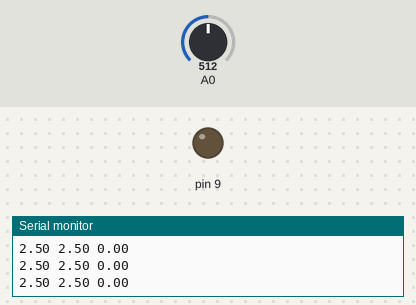
Simulated run of this sketch. Board: Arduino Uno, built with avr-gcc and run on an emulated ATmega328P. Shown: output pins drawn as LEDs (lit = HIGH), the last lines printed to the serial monitor. Inputs (shaded band) come from the test bench; at power-on: A0 = 512.

Above: at 1.2 s.
1.3 s: A0 set to 306
At 1.45 s:
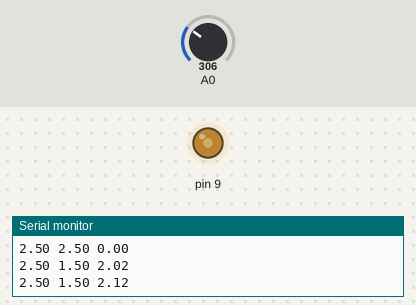
At 2.65 s:
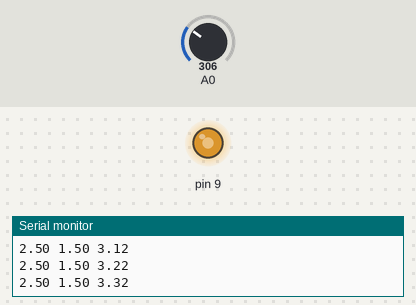
4.3 s: A0 set to 716
At 6.6 s:
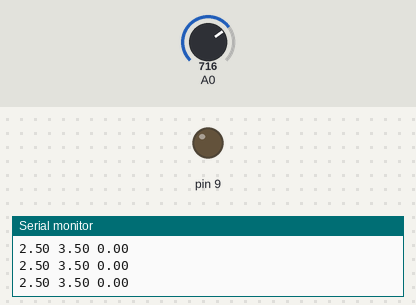
Timing chart, 0 to 8.1 s (numbered marks = the images above; inputs shaded):
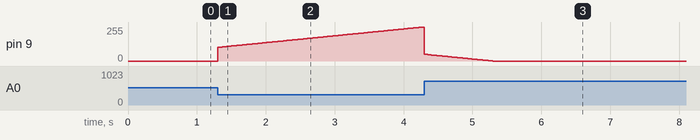

Measured:
- after the input at 1.3 s, pin 9: moves from 0/255 to 255/255 over 3.0 s, starting at once
- after the input at 4.3 s, pin 9: moves from 255/255 to 0/255 over 0.99 s, starting at once

The sketch:

pi_atraso.ino
```cpp
// PI discreto com atraso simulado (buffer circular)
// Planta: RC de 2a ordem (R1=10k, C1=10uF, R2=100k, C2=1uF)
// Saida PWM: D9   |   Leitura: A0
// Usado no Tinkercad Circuits (Arduino Uno R3)

const float T   = 0.01;   // periodo de amostragem: 10 ms
const float Kp  = 2.0;    // ganho proporcional
const float Ki  = 1.0;    // ganho integral
const float REF = 2.5;    // referencia (V)
const int   N   = 0;      // ATRASO em amostras: tau = N*T (critico observado: N = 15)

const int NMAX = 250;     // atraso maximo: 250 amostras = 2,5 s
uint8_t buf[NMAX + 1];    // buffer circular com as acoes de controle
int idx = 0;
float I = 0;              // termo integral
unsigned long t0;
int cont = 0;

void setup() {
  pinMode(9, OUTPUT);
  Serial.begin(9600);
  for (int i = 0; i <= NMAX; i++) buf[i] = 0;
  t0 = millis();
}

void loop() {
  // espera completar o periodo de amostragem
  if (millis() - t0 < (unsigned long)(T * 1000)) return;
  t0 += (unsigned long)(T * 1000);

  // leitura da saida da planta (0 a 5 V)
  float y = analogRead(A0) * 5.0 / 1023.0;

  // controlador PI
  float e = REF - y;
  I += Ki * e * T;
  I = constrain(I, -5, 5);                 // anti-windup
  float u = constrain(Kp * e + I, 0, 5);

  // atraso: guarda a acao atual e aplica a de N amostras atras
  buf[idx] = (uint8_t)(u / 5.0 * 255);
  int saida = (idx - N + NMAX + 1) % (NMAX + 1);
  analogWrite(9, buf[saida]);
  idx = (idx + 1) % (NMAX + 1);

  // envia a cada 100 ms: referencia, saida, controle
  if (++cont >= 10) {
    cont = 0;
    Serial.print(REF); Serial.print(" ");
    Serial.print(y);   Serial.print(" ");
    Serial.println(u);
  }
}
```
